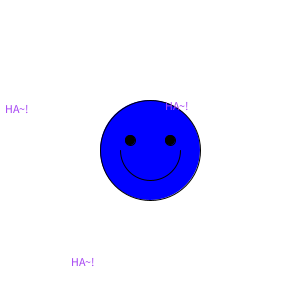
Frame 1 (no input)
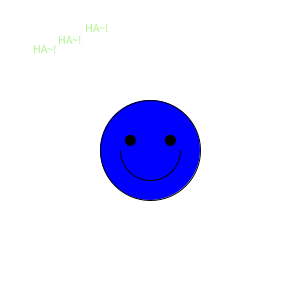
Frame 60 (the mouse pressed at the canvas centre just before this capture)
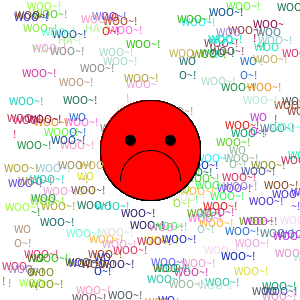
Frame 120 (the mouse held since frame 60 and released just before this capture)

The Processing sketch that drew these frames (run headless with seeded random() and noise(); from frame 60 on, the mouse is pressed at the canvas centre):

// Processing sketch: processing_61702
// ── processing_61702.pde

void setup()
{
  size(300,300);
  smooth();
}

void draw()
{

  faceDrawing(150,150);
}

void faceDrawing(int a,int b)
{

  if(dist(mouseX,mouseY,a,b)<50)
  {
    fill(255,0,0);
    ellipse(a,b,100,100);
    noFill();
    arc(a,b+30,60,60,PI,TWO_PI);
    fill(random(0,255),random(0,255),random(0,255));
    text("WOO~!",random(0,300),random(0,300),random(20,150),random(30,90));
    text("WOO~!",random(0,300),random(0,300),random(20,70),random(30,120));
    text("WOO~!",random(0,300),random(0,300),random(70,100),random(10,190));
  }
  else 
  {
    background(255);
    fill(0,0,255);
    ellipse(a,b,100,100);
    noFill();
    arc(a,b,60,60,0,PI);
    fill(random(0,255),random(0,255),random(0,255));
     text("HA~!",random(0,300),random(0,300),random(20,150),random(30,90));
    text("HA~!",random(0,300),random(0,300),random(20,70),random(30,120));
    text("HA~!",random(0,300),random(0,300),random(20,100),random(10,190));
  }

  fill(0);
  ellipse(a-20,b-10,10,10);
  ellipse(a+20,b-10,10,10);
}
